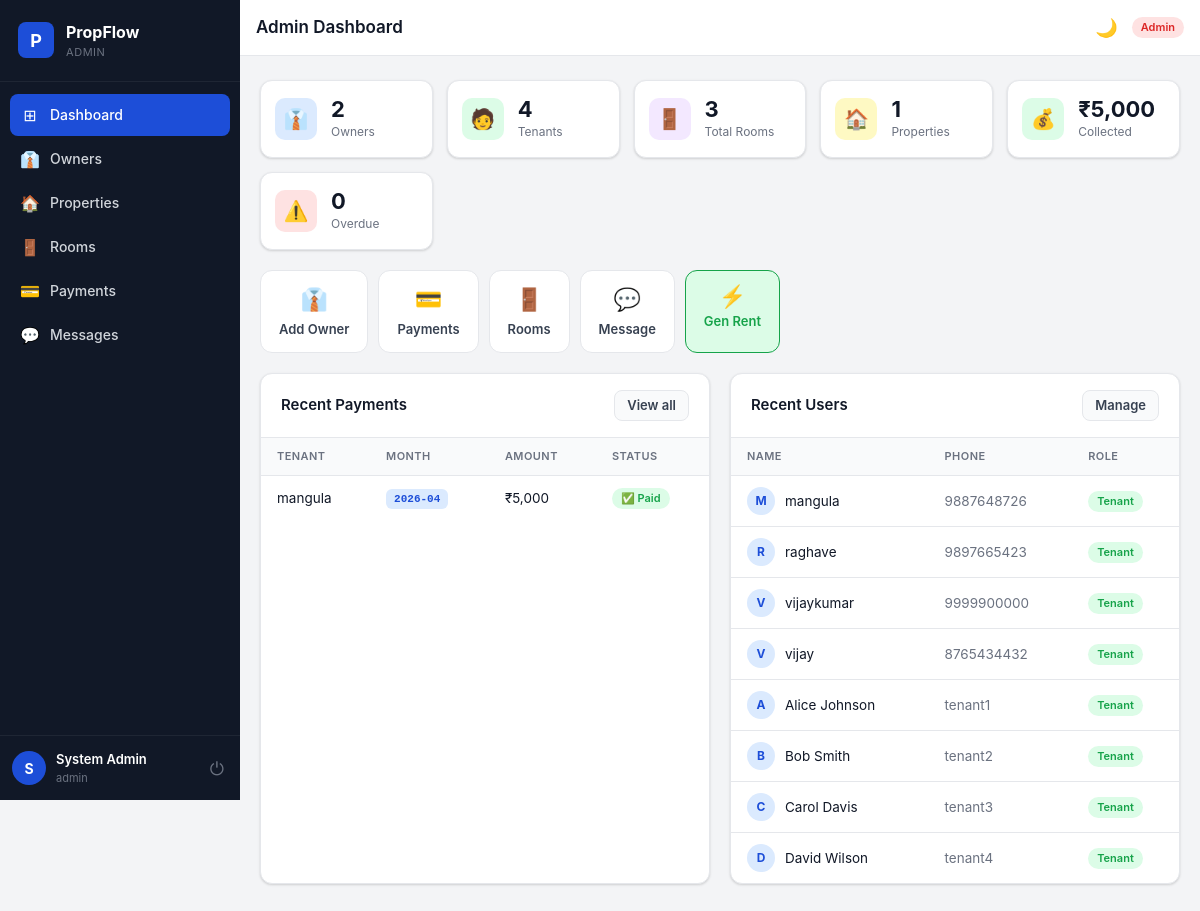
The page /admin/dashboard (signed in) on the database its author committed.
### models.py (models this page shows, shortened)
class User(UserMixin, db.Model):
    __tablename__ = "users"
    id            = db.Column(db.Integer, primary_key=True)
    phone         = db.Column(db.String(30),  unique=True, nullable=False)
    full_name     = db.Column(db.String(150), nullable=False)
    password_hash = db.Column(db.String(255), nullable=False)
    role          = db.Column(db.String(10),  nullable=False, default="tenant")  # admin|owner|tenant
    is_active     = db.Column(db.Boolean, default=True,  nullable=False)
    owner_id      = db.Column(db.Integer,
                               db.ForeignKey("users.id", ondelete="SET NULL"),
                               nullable=True)
    created_at    = db.Column(db.DateTime, default=now_utc, nullable=False)
    updated_at    = db.Column(db.DateTime, default=now_utc, onupdate=now_utc, nullable=False)
    owned_tenants     = db.relationship(
        "User", foreign_keys=[owner_id],
        backref=db.backref("owner_user", remote_side=[id]),
        lazy="dynamic"
    )
    properties        = db.relationship("Property",       back_populates="owner",
                                        foreign_keys="Property.owner_id",    lazy="dynamic")
    tenancies         = db.relationship("PropertyTenant", back_populates="tenant",
                                        foreign_keys="PropertyTenant.tenant_id", lazy="dynamic")
    payments          = db.relationship("Payment",        back_populates="tenant",
                                        foreign_keys="Payment.tenant_id",    lazy="dynamic")
    notifications     = db.relationship("Notification",   back_populates="user",   lazy="dynamic")
    sent_messages     = db.relationship("Message", back_populates="sender",
                                        foreign_keys="Message.sender_id",    lazy="dynamic")
    received_messages = db.relationship("Message", back_populates="receiver",
                                        foreign_keys="Message.receiver_id",  lazy="dynamic")
    room_assignments  = db.relationship("RoomTenant", back_populates="tenant",
                                        foreign_keys="RoomTenant.tenant_id", lazy="dynamic")
    __table_args__ = (
        Index("ix_users_phone", "phone"),
        Index("ix_users_role",  "role"),
        Index("ix_users_owner_role", "owner_id", "role"),
    )

class Payment(db.Model):
    __tablename__ = "payments"
    id             = db.Column(db.Integer, primary_key=True)
    tenant_id      = db.Column(db.Integer,
                                db.ForeignKey("users.id", ondelete="CASCADE"),
                                nullable=False)
    property_id    = db.Column(db.Integer,
                                db.ForeignKey("properties.id", ondelete="CASCADE"),
                                nullable=False)
    rent_month     = db.Column(db.String(7), nullable=True, index=True)
    amount         = db.Column(db.Numeric(10, 2), nullable=False)
    payment_type   = db.Column(db.String(30), default="rent")
    status         = db.Column(db.String(20), default="pending", nullable=False)
    due_date       = db.Column(db.DateTime, nullable=True)
    paid_at        = db.Column(db.DateTime, nullable=True)
    transaction_id = db.Column(db.String(100), unique=True, nullable=True)
    payment_method = db.Column(db.String(50),  nullable=True)
    description    = db.Column(db.Text, nullable=True)
    notes          = db.Column(db.Text, nullable=True)
    created_at     = db.Column(db.DateTime, default=now_utc)
    updated_at     = db.Column(db.DateTime, default=now_utc, onupdate=now_utc)
    tenant   = db.relationship("User",     back_populates="payments",  foreign_keys=[tenant_id])
    property = db.relationship("Property", back_populates="payments",  foreign_keys=[property_id])
    __table_args__ = (
        UniqueConstraint("tenant_id", "property_id", "rent_month",
                         name="uq_payment_tenant_property_month"),
        Index("ix_payments_tenant_status",  "tenant_id", "status"),
        Index("ix_payments_property_month", "property_id", "rent_month"),
        Index("ix_payments_status",         "status"),
        Index("ix_payments_due_date",       "due_date"),
    )

### routes/admin.py (the view)
@admin_bp.route("/dashboard")
@login_required
@role_required("admin")
def dashboard():
    mark_overdue_payments()
    stats = {
        "total_users":      User.query.filter_by(is_active=True).count(),
        "total_owners":     User.query.filter_by(role="owner",  is_active=True).count(),
        "total_tenants":    User.query.filter_by(role="tenant", is_active=True).count(),
        "total_properties": Property.query.filter_by(is_deleted=False).count(),
        "total_rooms":      Room.query.filter_by(is_active=True).count(),
        "total_payments":   Payment.query.count(),
        "revenue": float(db.session.query(
            db.func.coalesce(db.func.sum(Payment.amount), 0)
        ).filter_by(status="completed").scalar() or 0),
        "pending_payments": Payment.query.filter_by(status="pending").count(),
        "overdue_payments": Payment.query.filter_by(status="overdue").count(),
        "occupied_rooms":   sum(1 for r in Room.query.filter_by(is_active=True).all()
                                if hasattr(r, "get_occupancy") and (r.get_occupancy() or 0) > 0),
    }
    recent_payments = Payment.query.order_by(Payment.created_at.desc()).limit(10).all()
    recent_users    = User.query.order_by(User.created_at.desc()).limit(8).all()
    return render_template("admin/dashboard.html",
                           stats=stats,
                           recent_payments=recent_payments,
                           recent_users=recent_users)

### models.py (called while the page is built)
def now_utc():
    return datetime.now(timezone.utc).replace(tzinfo=None)

    def get_occupancy(self):
        return self.room_tenants.filter_by().count()

### routes/__init__.py (called while the page is built)
def role_required(*roles):
    def decorator(f):
        @wraps(f)
        def decorated(*args, **kwargs):
            if not current_user.is_authenticated:
                if request.path.startswith("/api/") or request.is_json:
                    return jsonify({"error": "Login required"}), 401
                return redirect(url_for("auth.login"))
            if current_user.role not in roles:
                if request.path.startswith("/api/") or request.is_json:
                    return jsonify({"error": "Access denied"}), 403
                abort(403)
            return f(*args, **kwargs)
        return decorated
    return decorator

### services/__init__.py (called while the page is built)
def _get_payment_svc():
    global _payment_svc
    if _payment_svc is None:
        _payment_svc = PaymentService()
    return _payment_svc

def mark_overdue_payments():
    return _get_payment_svc().mark_overdue()

### services/base.py (called while the page is built)
    def safe_commit(self, context: str = "") -> None:
        try:
            db.session.commit()
        except Exception as exc:
            db.session.rollback()
            self.log.error(
                f"DB commit failed: {context}",
                extra={"exception": str(exc), "exc_type": type(exc).__name__},
            )
            raise ServiceError(
                f"Database error while {context or 'saving changes'}. Please retry.",
                original=str(exc),
            ) from exc

### services/payment.py (called while the page is built)
    def mark_overdue(self) -> int:
        now = now_utc()
        count = (
            Payment.query
            .filter(Payment.status == "pending", Payment.due_date < now)
            .update({"status": "overdue"}, synchronize_session="fetch")
        )
        self.safe_commit("mark_overdue_payments")
        if count:
            self.log.info("Payments marked overdue", extra={"count": count})
        return count

### templates/admin/dashboard.html (shortened to what this page needs)
{% extends "base.html" %}
{% block page_title %}Admin Dashboard{% endblock %}
{% block content %}
<div class="stats-grid">
  <div class="stat-card"><div class="stat-icon" style="background:var(--c-blue-bg);color:var(--c-blue)">👔</div><div class="stat-body"><div class="stat-value">{{ stats.total_owners }}</div><div class="stat-label">Owners</div></div></div>
  <div class="stat-card"><div class="stat-icon" style="background:var(--c-green-bg);color:var(--c-green)">🧑</div><div class="stat-body"><div class="stat-value">{{ stats.total_tenants }}</div><div class="stat-label">Tenants</div></div></div>
  <div class="stat-card"><div class="stat-icon" style="background:var(--c-purple-bg);color:var(--c-purple)">🚪</div><div class="stat-body"><div class="stat-value">{{ stats.total_rooms }}</div><div class="stat-label">Total Rooms</div></div></div>
  <div class="stat-card"><div class="stat-icon" style="background:var(--c-yellow-bg);color:var(--c-yellow)">🏠</div><div class="stat-body"><div class="stat-value">{{ stats.total_properties }}</div><div class="stat-label">Properties</div></div></div>
  <div class="stat-card"><div class="stat-icon" style="background:var(--c-green-bg);color:var(--c-green)">💰</div><div class="stat-body"><div class="stat-value">₹{{ "{:,.0f}".format(stats.revenue) }}</div><div class="stat-label">Collected</div></div></div>
  <div class="stat-card"><div class="stat-icon" style="background:var(--c-red-bg);color:var(--c-red)">⚠️</div><div class="stat-body"><div class="stat-value">{{ stats.overdue_payments }}</div><div class="stat-label">Overdue</div></div></div>
</div>
<div class="quick-actions">
  <a href="{{ url_for('admin.users') }}"    class="qa-btn"><span>👔</span>Add Owner</a>
  <a href="{{ url_for('admin.payments') }}" class="qa-btn"><span>💳</span>Payments</a>
  <a href="{{ url_for('rooms.index') }}"    class="qa-btn"><span>🚪</span>Rooms</a>
  <a href="{{ url_for('chat.index') }}"     class="qa-btn"><span>💬</span>Message</a>
  <button onclick="openModal('genRentModal')" class="qa-btn qa-btn-accent"><span>⚡</span>Gen Rent</button>
</div>
<div class="two-col">
  <div class="card">
    <div class="card-header">
      <h2>Recent Payments</h2>
      <a href="{{ url_for('admin.payments') }}" class="btn btn-ghost btn-sm">View all</a>
    </div>
    <div class="table-wrap">
      <table class="table">
        <thead><tr><th>Tenant</th><th>Month</th><th>Amount</th><th>Status</th></tr></thead>
        <tbody>
          {% for p in recent_payments %}
          <tr>
            <td>{{ p.tenant.full_name if p.tenant else '—' }}</td>
            <td><span class="month-tag">{{ p.rent_month or '—' }}</span></td>
            <td>₹{{ "{:,.0f}".format(p.amount) }}</td>
            <td>
              {% if p.status == 'completed' %}<span class="badge badge-completed">✅ Paid</span>
              {% elif p.status == 'overdue' %}<span class="badge badge-overdue">⚠️ Overdue</span>
              {% else %}<span class="badge badge-pending">⏳ {{ p.status }}</span>{% endif %}
            </td>
          </tr>
          {% else %}
          <tr><td colspan="4" class="text-center text-muted py-32">No payments</td></tr>
          {% endfor %}
        </tbody>
      </table>
    </div>
  </div>
  <div class="card">
    <div class="card-header">
      <h2>Recent Users</h2>
      <a href="{{ url_for('admin.users') }}" class="btn btn-ghost btn-sm">Manage</a>
    </div>
    <div class="table-wrap">
      <table class="table">
        <thead><tr><th>Name</th><th>Phone</th><th>Role</th></tr></thead>
        <tbody>
          {% for u in recent_users %}
          <tr>
            <td><div class="user-cell"><div class="avatar avatar-sm">{{ u.full_name[0].upper() }}</div>{{ u.full_name }}</div></td>
            <td class="text-muted">{{ u.phone }}</td>
            <td><span class="role-badge role-{{ u.role }}">{{ u.role }}</span></td>
          </tr>
          {% else %}
          <tr><td colspan="3" class="text-center text-muted">No users</td></tr>
          {% endfor %}
        </tbody>
      </table>
    </div>
  </div>
</div>
{% endblock %}

### templates/base.html (shortened to what this page needs)
<!DOCTYPE html>
<html lang="en" data-theme="light">
<head>
  <link rel="stylesheet" href="{{ url_for('static', filename='css/style.css') }}"/>
</head>
<body>
<aside class="sidebar" id="sidebar">
  <div class="sidebar-logo">
    <div class="logo-icon">P</div>
    <div>
      <div class="logo-name">PropFlow</div>
      <div class="logo-role">{{ current_user.role | capitalize }}</div>
    </div>
  </div>
  <nav class="sidebar-nav">
    {% if current_user.role == 'admin' %}
      <a href="{{ url_for('admin.dashboard') }}"  class="nav-item {% if request.endpoint == 'admin.dashboard'   %}active{% endif %}"><span class="nav-icon">⊞</span>Dashboard</a>
      <a href="{{ url_for('admin.users') }}"      class="nav-item {% if request.endpoint == 'admin.users'      %}active{% endif %}"><span class="nav-icon">👔</span>Owners</a>
      <a href="{{ url_for('admin.properties') }}" class="nav-item {% if request.endpoint == 'admin.properties' %}active{% endif %}"><span class="nav-icon">🏠</span>Properties</a>
      <a href="{{ url_for('rooms.index') }}"      class="nav-item {% if 'rooms' in request.endpoint            %}active{% endif %}"><span class="nav-icon">🚪</span>Rooms</a>
      <a href="{{ url_for('admin.payments') }}"   class="nav-item {% if request.endpoint == 'admin.payments'   %}active{% endif %}"><span class="nav-icon">💳</span>Payments</a>
      <a href="{{ url_for('chat.index') }}"       class="nav-item {% if 'chat' in request.endpoint             %}active{% endif %}">
        <span class="nav-icon">💬</span>Messages
      </a>
    {% endif %}
  </nav>
  <div class="sidebar-footer">
    <div class="user-info">
      <div class="user-avatar">{{ current_user.full_name[0].upper() }}</div>
      <div>
        <div class="user-name">{{ current_user.full_name }}</div>
        <div class="user-phone">{{ current_user.phone }}</div>
      </div>
    </div>
    <a href="{{ url_for('auth.logout') }}" class="logout-btn" title="Logout">⏻</a>
  </div>
</aside>
<div class="main-wrap">
  <header class="topbar">
    <h1 class="page-title">{% block page_title %}{% endblock %}</h1>
    <div class="topbar-right">
      <button class="icon-btn" id="darkToggle" onclick="toggleDark()" title="Dark mode" aria-label="Toggle dark mode">🌙</button>
      <span class="role-badge role-{{ current_user.role }}">{{ current_user.role }}</span>
    </div>
  </header>
  <main class="page-content">
    {% block content %}{% endblock %}
  </main>
</div>
</body>
</html>

### rows shown on the page
User: role "ADMIN", full_name "S", full_name "System Admin", phone "admin", role "Admin"
Payment: tenant "mangula", rent_month "2026-04", amount "5,000", status "✅ Paid"
User: full_name "M", full_name "mangula", phone "9887648726", role "Tenant"
User: full_name "R", full_name "raghave", phone "9897665423", role "Tenant"
User: full_name "V", full_name "vijaykumar", phone "9999900000", role "Tenant"
User: full_name "V", full_name "vijay", phone "8765434432", role "Tenant"
User: full_name "A", full_name "Alice Johnson", phone "tenant1", role "Tenant"
User: full_name "B", full_name "Bob Smith", phone "tenant2", role "Tenant"
User: full_name "C", full_name "Carol Davis", phone "tenant3", role "Tenant"
User: full_name "D", full_name "David Wilson", phone "tenant4", role "Tenant"

### other values the page prints
{{ stats.total_owners }} "2"
{{ stats.total_tenants }} "4"
{{ stats.total_rooms }} "3"
{{ stats.total_properties }} "1"
{{ "{:,.0f}".format(stats.revenue) }} "5,000"
{{ stats.overdue_payments }} "0"
